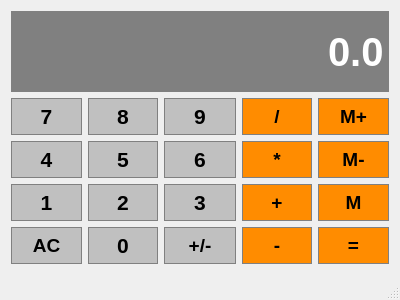
<?xml version="1.0" encoding="UTF-8"?>
<ui version="4.0">
 <class>MainWindow</class>
 <widget class="QMainWindow" name="MainWindow">
  <property name="geometry">
   <rect>
    <x>0</x>
    <y>0</y>
    <width>400</width>
    <height>300</height>
   </rect>
  </property>
  <property name="font">
   <font>
    <pointsize>13</pointsize>
   </font>
  </property>
  <property name="windowTitle">
   <string>MainWindow</string>
  </property>
  <property name="styleSheet">
   <string notr="true"/>
  </property>
  <widget class="QWidget" name="centralWidget">
   <layout class="QGridLayout" name="gridLayout">
    <item row="4" column="0">
     <widget class="QPushButton" name="button_4">
      <property name="sizePolicy">
       <sizepolicy hsizetype="Preferred" vsizetype="Preferred">
        <horstretch>0</horstretch>
        <verstretch>0</verstretch>
       </sizepolicy>
      </property>
      <property name="font">
       <font>
        <pointsize>16</pointsize>
        <weight>75</weight>
        <bold>true</bold>
       </font>
      </property>
      <property name="styleSheet">
       <string notr="true">QPushButton{
background-color:#C0C0C0;
border:1px solid gray;
padding: 5px;
}

QPushButton:pressed{
background-color:#A9A9A9;
border:1px solid gray;
padding: 5px;
}</string>
      </property>
      <property name="text">
       <string>4</string>
      </property>
     </widget>
    </item>
    <item row="5" column="1">
     <widget class="QPushButton" name="button_2">
      <property name="sizePolicy">
       <sizepolicy hsizetype="Preferred" vsizetype="Preferred">
        <horstretch>0</horstretch>
        <verstretch>0</verstretch>
       </sizepolicy>
      </property>
      <property name="font">
       <font>
        <pointsize>16</pointsize>
        <weight>75</weight>
        <bold>true</bold>
       </font>
      </property>
      <property name="styleSheet">
       <string notr="true">QPushButton{
background-color:#C0C0C0;
border:1px solid gray;
padding: 5px;
}

QPushButton:pressed{
background-color:#A9A9A9;
border:1px solid gray;
padding: 5px;
}</string>
      </property>
      <property name="text">
       <string>2</string>
      </property>
     </widget>
    </item>
    <item row="4" column="1">
     <widget class="QPushButton" name="button_5">
      <property name="sizePolicy">
       <sizepolicy hsizetype="Preferred" vsizetype="Preferred">
        <horstretch>0</horstretch>
        <verstretch>0</verstretch>
       </sizepolicy>
      </property>
      <property name="font">
       <font>
        <pointsize>16</pointsize>
        <weight>75</weight>
        <bold>true</bold>
       </font>
      </property>
      <property name="styleSheet">
       <string notr="true">QPushButton{
background-color:#C0C0C0;
border:1px solid gray;
padding: 5px;
}

QPushButton:pressed{
background-color:#A9A9A9;
border:1px solid gray;
padding: 5px;
}</string>
      </property>
      <property name="text">
       <string>5</string>
      </property>
     </widget>
    </item>
    <item row="5" column="0">
     <widget class="QPushButton" name="button_1">
      <property name="sizePolicy">
       <sizepolicy hsizetype="Preferred" vsizetype="Preferred">
        <horstretch>0</horstretch>
        <verstretch>0</verstretch>
       </sizepolicy>
      </property>
      <property name="font">
       <font>
        <pointsize>16</pointsize>
        <weight>75</weight>
        <bold>true</bold>
       </font>
      </property>
      <property name="styleSheet">
       <string notr="true">QPushButton{
background-color:#C0C0C0;
border:1px solid gray;
padding: 5px;
}

QPushButton:pressed{
background-color:#A9A9A9;
border:1px solid gray;
padding: 5px;
}</string>
      </property>
      <property name="text">
       <string>1</string>
      </property>
     </widget>
    </item>
    <item row="6" column="2">
     <widget class="QPushButton" name="button_plus_minus">
      <property name="sizePolicy">
       <sizepolicy hsizetype="Preferred" vsizetype="Preferred">
        <horstretch>0</horstretch>
        <verstretch>0</verstretch>
       </sizepolicy>
      </property>
      <property name="font">
       <font>
        <pointsize>14</pointsize>
        <weight>75</weight>
        <bold>true</bold>
       </font>
      </property>
      <property name="styleSheet">
       <string notr="true">QPushButton{
background-color:#C0C0C0;
border:1px solid gray;
padding: 5px;
}

QPushButton:pressed{
background-color:#A9A9A9;
border:1px solid gray;
padding: 5px;
}</string>
      </property>
      <property name="text">
       <string>+/-</string>
      </property>
     </widget>
    </item>
    <item row="4" column="3">
     <widget class="QPushButton" name="button_multiply">
      <property name="sizePolicy">
       <sizepolicy hsizetype="Preferred" vsizetype="Preferred">
        <horstretch>0</horstretch>
        <verstretch>0</verstretch>
       </sizepolicy>
      </property>
      <property name="font">
       <font>
        <pointsize>14</pointsize>
        <weight>75</weight>
        <bold>true</bold>
       </font>
      </property>
      <property name="styleSheet">
       <string notr="true">QPushButton{
background-color:#FF8C00;
border:1px solid gray;
padding: 5px;
}

QPushButton:pressed{
background-color:#A9A9A9;
border:1px solid gray;
padding: 5px;
}</string>
      </property>
      <property name="text">
       <string>*</string>
      </property>
     </widget>
    </item>
    <item row="5" column="3">
     <widget class="QPushButton" name="button_plus">
      <property name="sizePolicy">
       <sizepolicy hsizetype="Preferred" vsizetype="Preferred">
        <horstretch>0</horstretch>
        <verstretch>0</verstretch>
       </sizepolicy>
      </property>
      <property name="font">
       <font>
        <pointsize>14</pointsize>
        <weight>75</weight>
        <bold>true</bold>
       </font>
      </property>
      <property name="styleSheet">
       <string notr="true">QPushButton{
background-color:#FF8C00;
border:1px solid gray;
padding: 5px;
}

QPushButton:pressed{
background-color:#A9A9A9;
border:1px solid gray;
padding: 5px;
}</string>
      </property>
      <property name="text">
       <string>+</string>
      </property>
     </widget>
    </item>
    <item row="6" column="3">
     <widget class="QPushButton" name="button_minus">
      <property name="sizePolicy">
       <sizepolicy hsizetype="Preferred" vsizetype="Preferred">
        <horstretch>0</horstretch>
        <verstretch>0</verstretch>
       </sizepolicy>
      </property>
      <property name="font">
       <font>
        <pointsize>14</pointsize>
        <weight>75</weight>
        <bold>true</bold>
       </font>
      </property>
      <property name="styleSheet">
       <string notr="true">QPushButton{
background-color:#FF8C00;
border:1px solid gray;
padding: 5px;
}

QPushButton:pressed{
background-color:#A9A9A9;
border:1px solid gray;
padding: 5px;
}</string>
      </property>
      <property name="text">
       <string>-</string>
      </property>
     </widget>
    </item>
    <item row="6" column="0">
     <widget class="QPushButton" name="button_ac">
      <property name="sizePolicy">
       <sizepolicy hsizetype="Preferred" vsizetype="Preferred">
        <horstretch>0</horstretch>
        <verstretch>0</verstretch>
       </sizepolicy>
      </property>
      <property name="font">
       <font>
        <pointsize>14</pointsize>
        <weight>75</weight>
        <bold>true</bold>
       </font>
      </property>
      <property name="styleSheet">
       <string notr="true">QPushButton{
background-color:#C0C0C0;
border:1px solid gray;
padding: 5px;
}

QPushButton:pressed{
background-color:#A9A9A9;
border:1px solid gray;
padding: 5px;
}</string>
      </property>
      <property name="text">
       <string>AC</string>
      </property>
     </widget>
    </item>
    <item row="6" column="1">
     <widget class="QPushButton" name="button_0">
      <property name="sizePolicy">
       <sizepolicy hsizetype="Preferred" vsizetype="Preferred">
        <horstretch>0</horstretch>
        <verstretch>0</verstretch>
       </sizepolicy>
      </property>
      <property name="font">
       <font>
        <pointsize>16</pointsize>
        <weight>75</weight>
        <bold>true</bold>
       </font>
      </property>
      <property name="styleSheet">
       <string notr="true">QPushButton{
background-color:#C0C0C0;
border:1px solid gray;
padding: 5px;
}

QPushButton:pressed{
background-color:#A9A9A9;
border:1px solid gray;
padding: 5px;
}</string>
      </property>
      <property name="text">
       <string>0</string>
      </property>
     </widget>
    </item>
    <item row="4" column="2">
     <widget class="QPushButton" name="button_6">
      <property name="sizePolicy">
       <sizepolicy hsizetype="Preferred" vsizetype="Preferred">
        <horstretch>0</horstretch>
        <verstretch>0</verstretch>
       </sizepolicy>
      </property>
      <property name="font">
       <font>
        <pointsize>16</pointsize>
        <weight>75</weight>
        <bold>true</bold>
       </font>
      </property>
      <property name="styleSheet">
       <string notr="true">QPushButton{
background-color:#C0C0C0;
border:1px solid gray;
padding: 5px;
}

QPushButton:pressed{
background-color:#A9A9A9;
border:1px solid gray;
padding: 5px;
}</string>
      </property>
      <property name="text">
       <string>6</string>
      </property>
     </widget>
    </item>
    <item row="2" column="2">
     <widget class="QPushButton" name="button_9">
      <property name="sizePolicy">
       <sizepolicy hsizetype="Preferred" vsizetype="Preferred">
        <horstretch>0</horstretch>
        <verstretch>0</verstretch>
       </sizepolicy>
      </property>
      <property name="font">
       <font>
        <pointsize>16</pointsize>
        <weight>75</weight>
        <bold>true</bold>
       </font>
      </property>
      <property name="styleSheet">
       <string notr="true">QPushButton{
background-color:#C0C0C0;
border:1px solid gray;
padding: 5px;
}

QPushButton:pressed{
background-color:#A9A9A9;
border:1px solid gray;
padding: 5px;
}</string>
      </property>
      <property name="text">
       <string>9</string>
      </property>
     </widget>
    </item>
    <item row="4" column="4">
     <widget class="QPushButton" name="button_m_minus">
      <property name="sizePolicy">
       <sizepolicy hsizetype="Preferred" vsizetype="Preferred">
        <horstretch>0</horstretch>
        <verstretch>0</verstretch>
       </sizepolicy>
      </property>
      <property name="font">
       <font>
        <pointsize>14</pointsize>
        <weight>75</weight>
        <bold>true</bold>
       </font>
      </property>
      <property name="styleSheet">
       <string notr="true">QPushButton{
background-color:#FF8C00;
border:1px solid gray;
padding: 5px;
}

QPushButton:pressed{
background-color:#A9A9A9;
border:1px solid gray;
padding: 5px;
}</string>
      </property>
      <property name="text">
       <string>M-</string>
      </property>
     </widget>
    </item>
    <item row="2" column="4">
     <widget class="QPushButton" name="button_m_plus">
      <property name="sizePolicy">
       <sizepolicy hsizetype="Preferred" vsizetype="Preferred">
        <horstretch>0</horstretch>
        <verstretch>0</verstretch>
       </sizepolicy>
      </property>
      <property name="font">
       <font>
        <pointsize>14</pointsize>
        <weight>75</weight>
        <bold>true</bold>
       </font>
      </property>
      <property name="styleSheet">
       <string notr="true">QPushButton{
background-color:#FF8C00;
border:1px solid gray;
padding: 5px;
}

QPushButton:pressed{
background-color:#A9A9A9;
border:1px solid gray;
padding: 5px;
}</string>
      </property>
      <property name="text">
       <string>M+</string>
      </property>
     </widget>
    </item>
    <item row="2" column="3">
     <widget class="QPushButton" name="button_divide">
      <property name="sizePolicy">
       <sizepolicy hsizetype="Preferred" vsizetype="Preferred">
        <horstretch>0</horstretch>
        <verstretch>0</verstretch>
       </sizepolicy>
      </property>
      <property name="font">
       <font>
        <pointsize>14</pointsize>
        <weight>75</weight>
        <bold>true</bold>
       </font>
      </property>
      <property name="styleSheet">
       <string notr="true">QPushButton{
background-color:#FF8C00;
border:1px solid gray;
padding: 5px;
}

QPushButton:pressed{
background-color:#A9A9A9;
border:1px solid gray;
padding: 5px;
}</string>
      </property>
      <property name="text">
       <string>/</string>
      </property>
     </widget>
    </item>
    <item row="5" column="2">
     <widget class="QPushButton" name="button_3">
      <property name="sizePolicy">
       <sizepolicy hsizetype="Preferred" vsizetype="Preferred">
        <horstretch>0</horstretch>
        <verstretch>0</verstretch>
       </sizepolicy>
      </property>
      <property name="font">
       <font>
        <pointsize>16</pointsize>
        <weight>75</weight>
        <bold>true</bold>
       </font>
      </property>
      <property name="styleSheet">
       <string notr="true">QPushButton{
background-color:#C0C0C0;
border:1px solid gray;
padding: 5px;
}

QPushButton:pressed{
background-color:#A9A9A9;
border:1px solid gray;
padding: 5px;
}</string>
      </property>
      <property name="text">
       <string>3</string>
      </property>
     </widget>
    </item>
    <item row="6" column="4">
     <widget class="QPushButton" name="button_equals">
      <property name="sizePolicy">
       <sizepolicy hsizetype="Preferred" vsizetype="Preferred">
        <horstretch>0</horstretch>
        <verstretch>0</verstretch>
       </sizepolicy>
      </property>
      <property name="font">
       <font>
        <pointsize>14</pointsize>
        <weight>75</weight>
        <bold>true</bold>
       </font>
      </property>
      <property name="styleSheet">
       <string notr="true">QPushButton{
background-color:#FF8C00;
border:1px solid gray;
padding: 5px;
}

QPushButton:pressed{
background-color:#A9A9A9;
border:1px solid gray;
padding: 5px;
}</string>
      </property>
      <property name="text">
       <string>=</string>
      </property>
     </widget>
    </item>
    <item row="5" column="4">
     <widget class="QPushButton" name="button_m">
      <property name="sizePolicy">
       <sizepolicy hsizetype="Preferred" vsizetype="Preferred">
        <horstretch>0</horstretch>
        <verstretch>0</verstretch>
       </sizepolicy>
      </property>
      <property name="font">
       <font>
        <pointsize>14</pointsize>
        <weight>75</weight>
        <bold>true</bold>
       </font>
      </property>
      <property name="styleSheet">
       <string notr="true">QPushButton{
background-color:#FF8C00;
border:1px solid gray;
padding: 5px;
}

QPushButton:pressed{
background-color:#A9A9A9;
border:1px solid gray;
padding: 5px;
}</string>
      </property>
      <property name="text">
       <string>M</string>
      </property>
     </widget>
    </item>
    <item row="2" column="0">
     <widget class="QPushButton" name="button_7">
      <property name="sizePolicy">
       <sizepolicy hsizetype="Preferred" vsizetype="Preferred">
        <horstretch>0</horstretch>
        <verstretch>0</verstretch>
       </sizepolicy>
      </property>
      <property name="font">
       <font>
        <pointsize>16</pointsize>
        <weight>75</weight>
        <bold>true</bold>
       </font>
      </property>
      <property name="styleSheet">
       <string notr="true">QPushButton{
background-color:#C0C0C0;
border:1px solid gray;
padding: 5px;
}

QPushButton:pressed{
background-color:#A9A9A9;
border:1px solid gray;
padding: 5px;
}</string>
      </property>
      <property name="text">
       <string>7</string>
      </property>
     </widget>
    </item>
    <item row="2" column="1">
     <widget class="QPushButton" name="button_8">
      <property name="sizePolicy">
       <sizepolicy hsizetype="Preferred" vsizetype="Preferred">
        <horstretch>0</horstretch>
        <verstretch>0</verstretch>
       </sizepolicy>
      </property>
      <property name="font">
       <font>
        <pointsize>16</pointsize>
        <weight>75</weight>
        <bold>true</bold>
       </font>
      </property>
      <property name="styleSheet">
       <string notr="true">QPushButton{
background-color:#C0C0C0;
border:1px solid gray;
padding: 5px;
}

QPushButton:pressed{
background-color:#A9A9A9;
border:1px solid gray;
padding: 5px;
}</string>
      </property>
      <property name="text">
       <string>8</string>
      </property>
     </widget>
    </item>
    <item row="0" column="0" colspan="5">
     <widget class="QLineEdit" name="Display">
      <property name="sizePolicy">
       <sizepolicy hsizetype="Preferred" vsizetype="Expanding">
        <horstretch>0</horstretch>
        <verstretch>0</verstretch>
       </sizepolicy>
      </property>
      <property name="font">
       <font>
        <pointsize>30</pointsize>
        <weight>75</weight>
        <bold>true</bold>
       </font>
      </property>
      <property name="styleSheet">
       <string notr="true">QLineEdit{
background-color:gray;
border:1px solid gray;
color:#ffffff;
}</string>
      </property>
      <property name="text">
       <string>0.0</string>
      </property>
      <property name="alignment">
       <set>Qt::AlignRight|Qt::AlignTrailing|Qt::AlignVCenter</set>
      </property>
     </widget>
    </item>
   </layout>
  </widget>
  <widget class="QMenuBar" name="menuBar">
   <property name="geometry">
    <rect>
     <x>0</x>
     <y>0</y>
     <width>400</width>
     <height>22</height>
    </rect>
   </property>
  </widget>
  <widget class="QStatusBar" name="statusBar"/>
 </widget>
 <layoutdefault spacing="6" margin="11"/>
 <resources/>
 <connections/>
</ui>
